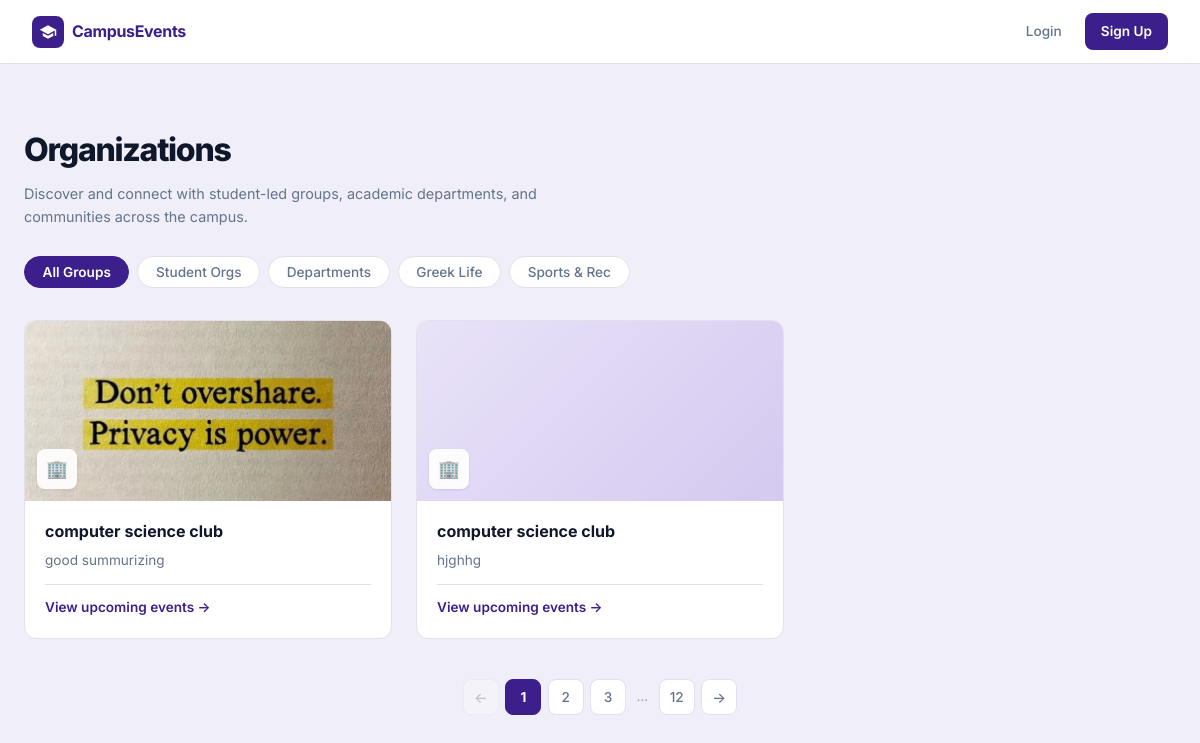
Screenshot of /organizations with the database file from the repository.
### app/models/organization_model.py (models this page shows, shortened)
class Organization(db.Model):
    __tablename__ = 'organizations'
    id = db.Column(db.Integer, primary_key=True)
    picture = db.Column(db.String(200))
    name = db.Column(db.String(100), nullable=False)
    description = db.Column(db.Text)
    created_at = db.Column(db.DateTime, default=datetime.utcnow)
    updated_at = db.Column(db.DateTime, onupdate=datetime.utcnow)
    events = db.relationship('Event', backref='organizer', lazy=True)

### app/routers/organization_routes.py (the view)
@organization_bp.get('/organizations')
def list_organizations():
    organizations = organization_service.list_organizations()
    return render_template('organizations/index.html', organizations=organizations)

### app/repositories/organization_repository.py (called while the page is built)
def get_all_ordered_by_name():
    return Organization.query.order_by(Organization.name).all()

### app/services/organization_service.py (called while the page is built)
def list_organizations():
    return organization_repository.get_all_ordered_by_name()

### app/templates/organizations/index.html (shortened to what this page needs)
{% extends "base.html" %}
{% block extra_css %}
<link rel="stylesheet" href="{{ url_for('static', filename='organizations.css') }}">
{% endblock %}
{% block content %}
<div class="page-container">
    <div class="org-page-header">
        <div>
            <h1 class="org-page-title">Organizations</h1>
            <p class="org-page-subtitle">Discover and connect with student-led groups, academic departments, and communities across the campus.</p>
        </div>
    </div>
    <div class="org-filter-tabs">
        <button class="org-filter-tab active">All Groups</button>
        <button class="org-filter-tab">Student Orgs</button>
        <button class="org-filter-tab">Departments</button>
        <button class="org-filter-tab">Greek Life</button>
        <button class="org-filter-tab">Sports &amp; Rec</button>
    </div>
    {% if organizations %}
    <div class="org-grid">
        {% for org in organizations %}
        <div class="org-card">
            <div class="org-banner">
                {% if org.picture %}
                    <img src="{{ url_for('static', filename='uploads/' + org.picture) }}"
                         alt="{{ org.name }}" class="org-banner-img">
                {% else %}
                    <div class="org-banner-placeholder"></div>
                {% endif %}
                <div class="org-icon-badge">
                    <span>&#127970;</span>
                </div>
            </div>
            <div class="org-body">
                <h3 class="org-name">{{ org.name }}</h3>
                {% if org.description %}
                <p class="org-desc">
                    {{ org.description[:130] }}{% if org.description|length > 130 %}…{% endif %}
                </p>
                {% endif %}
                <div class="org-divider"></div>
                <a href="{{ url_for('organization.view_organization', id=org.id) }}" class="org-view-link">
                    View upcoming events &rarr;
                </a>
            </div>
        </div>
        {% endfor %}
    </div>
    <div class="org-pagination">
        <button class="pag-btn pag-arrow" disabled>&#8592;</button>
        <button class="pag-btn active">1</button>
        <button class="pag-btn">2</button>
        <button class="pag-btn">3</button>
        <span class="pag-dots">...</span>
        <button class="pag-btn">12</button>
        <button class="pag-btn pag-arrow">&#8594;</button>
    </div>
    {% endif %}
</div>
{% endblock %}

### app/static/base.css (style rules this page uses)
:root { --primary: #3d1f8c; --primary-dark: #2d1669; --primary-darker: #1e0e46; --primary-light: #ede9f8; --primary-50: #d9d0f5; --success: #10b981; --success-light: #d1fae5; --danger: #ef4444; --danger-light: #fee2e2; --warning: #f59e0b; --warning-light: #fef3c7; --text-primary: #0f172a; --text-secondary: #64748b; --text-muted: #94a3b8; --bg-page: #f0eef8; --bg-surface: #ffffff; --bg-subtle: #e8e4f4; --bg-hover: #f0eef8; --border: #e2e0ee; --border-hover: #c4bfe0; --border-focus: #3d1f8c; --radius-sm: 8px; --radius-md: 12px; --radius-lg: 16px; --radius-xl: 24px; --radius-full: 9999px; --shadow-xs: 0 1px 2px rgba(61, 31, 140, 0.05); --shadow-sm: 0 1px 3px rgba(61, 31, 140, 0.08), 0 1px 2px rgba(61, 31, 140, 0.04); --shadow-md: 0 4px 6px -1px rgba(61, 31, 140, 0.07), 0 2px 4px -2px rgba(61, 31, 140, 0.05); --shadow-lg: 0 10px 15px -3px rgba(61, 31, 140, 0.1), 0 4px 6px -4px rgba(61, 31, 140, 0.05); --shadow-xl: 0 20px 25px -5px rgba(61, 31, 140, 0.1), 0 8px 10px -6px rgba(61, 31, 140, 0.05); --shadow-focus: 0 0 0 3px rgba(61, 31, 140, 0.15); --transition-fast: 150ms cubic-bezier(0.4, 0, 0.2, 1); --transition: 200ms cubic-bezier(0.4, 0, 0.2, 1); --transition-slow: 300ms cubic-bezier(0.4, 0, 0.2, 1); --font: 'Inter', system-ui, -apple-system, BlinkMacSystemFont, 'Segoe UI', sans-serif; }
*, *::before, *::after { box-sizing: border-box; margin: 0; padding: 0; }
html { scroll-behavior: smooth; font-size: 16px; -webkit-font-smoothing: antialiased; -moz-osx-font-smoothing: grayscale; }
body { font-family: var(--font); background-color: var(--bg-page); color: var(--text-primary); line-height: 1.6; min-height: 100vh; display: flex; flex-direction: column; }
img { max-width: 100%; display: block; }
a { text-decoration: none; color: var(--primary); transition: color var(--transition-fast); }
.page-container { max-width: 1200px; margin: 0 auto; padding: 2.5rem 1.5rem; }

### rows the page displays
Organization: picture (picture), name "computer science club", description "good summurizing"
Organization: name "computer science club", description "hjghhg"
